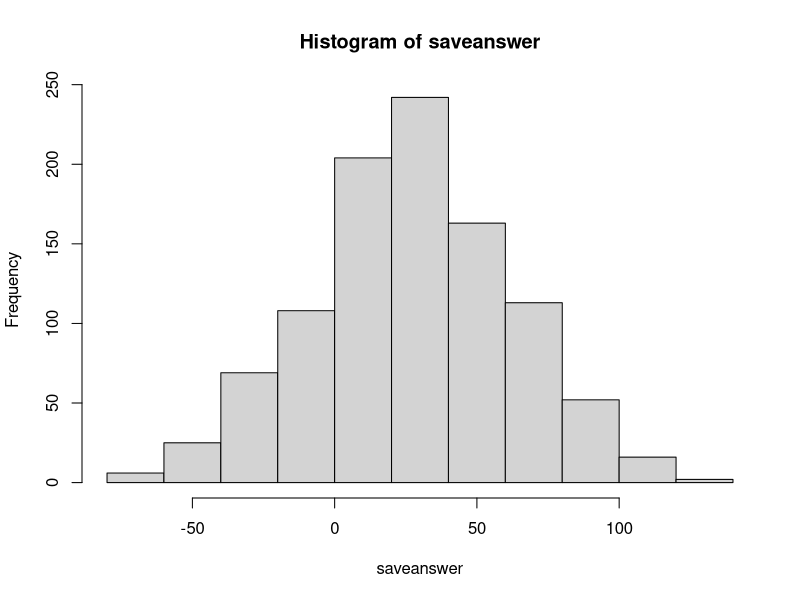
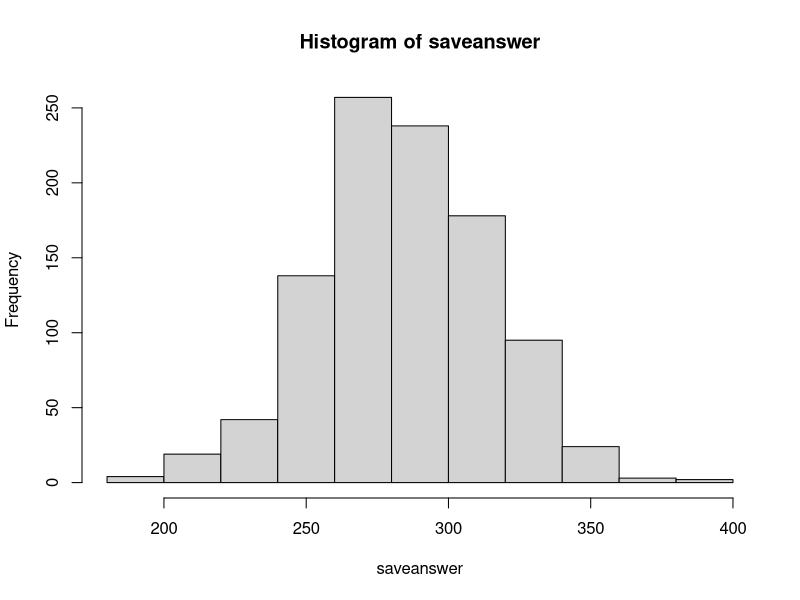

Recreate these plots in R, in order.
## ---- chunk 1
knitr::opts_chunk$set(echo = TRUE)
require(tidyverse)
require(tidyverse)
require(knitr)
## ---- chunk 2
birthdays=1:365
saveanswer=vector("numeric")
for(j in 1:1000){


savebank=0
for(i in 1:637){
classsample<-sample(birthdays,29,replace = TRUE)
d<-duplicated(classsample)
# If we add up d and get a number greater than zero, then we had responses with the same birthday.
if(sum(d)>0){
savebank=savebank+1
}else{
  savebank=savebank-2
}
}
saveanswer[j]<-savebank
}
## ---- chunk 3
hist(saveanswer)
ssanswer<-sort(saveanswer)
print(ssanswer[25])
print(ssanswer[975])
## ---- chunk 4
birthdays=1:365
saveanswer=vector("numeric")
for(j in 1:1000){


savebank=0
for(i in 1:637){
classsample<-sample(birthdays,35,replace = TRUE)
d<-duplicated(classsample)
# If we add up d and get a number greater than zero, then we had responses with the same birthday.
if(sum(d)>0){
savebank=savebank+1
}else{
  savebank=savebank-2
}
}
saveanswer[j]<-savebank
}
## ---- chunk 5
hist(saveanswer)
ssanswer<-sort(saveanswer)
print(ssanswer[25])
print(ssanswer[975])
